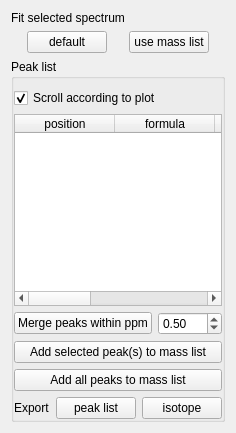
           <widget class="QWidget" name="layoutWidget">
            <layout class="QVBoxLayout" name="verticalLayout_12">
             <item>
              <widget class="QLabel" name="label_20">
               <property name="text">
                <string>Fit selected spectrum</string>
               </property>
              </widget>
             </item>
             <item>
              <layout class="QHBoxLayout" name="horizontalLayout_17">
               <item>
                <widget class="QPushButton" name="spectra3FitDefaultPushButton">
                 <property name="sizePolicy">
                  <sizepolicy hsizetype="Maximum" vsizetype="Fixed">
                   <horstretch>0</horstretch>
                   <verstretch>0</verstretch>
                  </sizepolicy>
                 </property>
                 <property name="text">
                  <string>default</string>
                 </property>
                </widget>
               </item>
               <item>
                <widget class="QPushButton" name="spectra3FitUseMassListPushButton">
                 <property name="sizePolicy">
                  <sizepolicy hsizetype="Maximum" vsizetype="Fixed">
                   <horstretch>0</horstretch>
                   <verstretch>0</verstretch>
                  </sizepolicy>
                 </property>
                 <property name="text">
                  <string>use mass list</string>
                 </property>
                </widget>
               </item>
              </layout>
             </item>
             <item>
              <widget class="QGroupBox" name="groupBox_8">
               <property name="baseSize">
                <size>
                 <width>0</width>
                 <height>0</height>
                </size>
               </property>
               <property name="title">
                <string>Peak list</string>
               </property>
               <layout class="QVBoxLayout" name="verticalLayout_36">
                <property name="leftMargin">
                 <number>0</number>
                </property>
                <property name="topMargin">
                 <number>9</number>
                </property>
                <property name="rightMargin">
                 <number>0</number>
                </property>
                <property name="bottomMargin">
                 <number>0</number>
                </property>
                <item>
                 <widget class="QCheckBox" name="spectrum3AutoScrollCheckBox">
                  <property name="text">
                   <string>Scroll according to plot</string>
                  </property>
                  <property name="checked">
                   <bool>true</bool>
                  </property>
                 </widget>
                </item>
                <item>
                 <widget class="QTableWidget" name="spectrum3PeakListTableWidget">
                  <property name="sizePolicy">
                   <sizepolicy hsizetype="Preferred" vsizetype="Expanding">
                    <horstretch>0</horstretch>
                    <verstretch>0</verstretch>
                   </sizepolicy>
                  </property>
                  <property name="editTriggers">
                   <set>QAbstractItemView::NoEditTriggers</set>
                  </property>
                  <property name="verticalScrollMode">
                   <enum>QAbstractItemView::ScrollPerItem</enum>
                  </property>
                  <property name="horizontalScrollMode">
                   <enum>QAbstractItemView::ScrollPerPixel</enum>
                  </property>
                  <attribute name="horizontalHeaderStretchLastSection">
                   <bool>true</bool>
                  </attribute>
                  <column>
                   <property name="text">
                    <string>position</string>
                   </property>
                  </column>
                  <column>
                   <property name="text">
                    <string>formula</string>
                   </property>
                  </column>
                  <column>
                   <property name="text">
                    <string>intensity</string>
                   </property>
                  </column>
                  <column>
                   <property name="text">
                    <string>ppm</string>
                   </property>
                  </column>
                  <column>
                   <property name="text">
                    <string>area</string>
                   </property>
                  </column>
                  <column>
                   <property name="text">
                    <string>peaks num</string>
                   </property>
                  </column>
                 </widget>
                </item>
                <item>
                 <layout class="QHBoxLayout" name="horizontalLayout_27">
                  <item>
                   <widget class="QPushButton" name="spectrum3PeaksMergePushButton">
                    <property name="sizePolicy">
                     <sizepolicy hsizetype="Preferred" vsizetype="Fixed">
                      <horstretch>0</horstretch>
                      <verstretch>0</verstretch>
                     </sizepolicy>
                    </property>
                    <property name="text">
                     <string>Merge peaks within ppm</string>
                    </property>
                   </widget>
                  </item>
                  <item>
                   <widget class="QDoubleSpinBox" name="spectrum3PeaksMergePpmDoubleSpinBox">
                    <property name="sizePolicy">
                     <sizepolicy hsizetype="Preferred" vsizetype="Fixed">
                      <horstretch>0</horstretch>
                      <verstretch>0</verstretch>
                     </sizepolicy>
                    </property>
                    <property name="decimals">
                     <number>2</number>
                    </property>
                    <property name="maximum">
                     <double>99.989999999999995</double>
                    </property>
                    <property name="value">
                     <double>0.500000000000000</double>
                    </property>
                   </widget>
                  </item>
                 </layout>
                </item>
                <item>
                 <widget class="QPushButton" name="spectrum3PeaksAddPushButton">
                  <property name="sizePolicy">
                   <sizepolicy hsizetype="Preferred" vsizetype="Fixed">
                    <horstretch>0</horstretch>
                    <verstretch>0</verstretch>
                   </sizepolicy>
                  </property>
                  <property name="text">
                   <string>Add selected peak(s) to mass list</string>
                  </property>
                 </widget>
                </item>
                <item>
                 <widget class="QPushButton" name="spectrum3PeaksAddAllPushButton">
                  <property name="sizePolicy">
                   <sizepolicy hsizetype="Preferred" vsizetype="Fixed">
                    <horstretch>0</horstretch>
                    <verstretch>0</verstretch>
                   </sizepolicy>
                  </property>
                  <property name="text">
                   <string>Add all peaks to mass list</string>
                  </property>
                 </widget>
                </item>
                <item>
                 <layout class="QHBoxLayout" name="horizontalLayout_18">
                  <item>
                   <widget class="QLabel" name="label_29">
                    <property name="sizePolicy">
                     <sizepolicy hsizetype="Maximum" vsizetype="Preferred">
                      <horstretch>0</horstretch>
                      <verstretch>0</verstretch>
                     </sizepolicy>
                    </property>
                    <property name="text">
                     <string>Export</string>
                    </property>
                   </widget>
                  </item>
                  <item>
                   <widget class="QPushButton" name="spectrum3PeaksExportPushButton">
                    <property name="sizePolicy">
                     <sizepolicy hsizetype="Maximum" vsizetype="Fixed">
                      <horstretch>0</horstretch>
                      <verstretch>0</verstretch>
                     </sizepolicy>
                    </property>
                    <property name="text">
                     <string>peak list</string>
                    </property>
                   </widget>
                  </item>
                  <item>
                   <widget class="QPushButton" name="spectrum3IsotopeExportPushButton">
                    <property name="sizePolicy">
                     <sizepolicy hsizetype="Maximum" vsizetype="Fixed">
                      <horstretch>0</horstretch>
                      <verstretch>0</verstretch>
                     </sizepolicy>
                    </property>
                    <property name="text">
                     <string>isotope</string>
                    </property>
                   </widget>
                  </item>
                 </layout>
                </item>
               </layout>
              </widget>
             </item>
            </layout>
           </widget>
